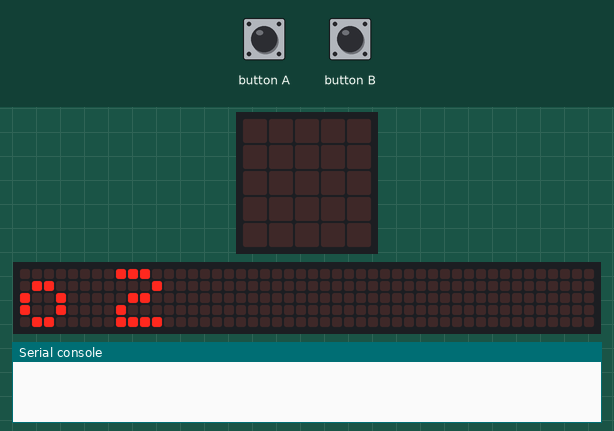
The program below on a simulated BBC micro:bit running MicroPython. Shown: the board's 5×5 LED display, a strip that is not on the board, showing the scrolling text unrolled, the last lines printed to the serial console. The inputs (shaded band) are chosen by the test bench. No radio messages arrive unless stated (any console line starting 'radio sent:' is added by the test bench); the 48×5 strip is a reading aid, not a part: it shows the text the display is scrolling, unrolled, one strip-width of it at a time.

Above: at 9.1 s.
10.4 s: button A pressed for 0.15 s
At 10.5 s:
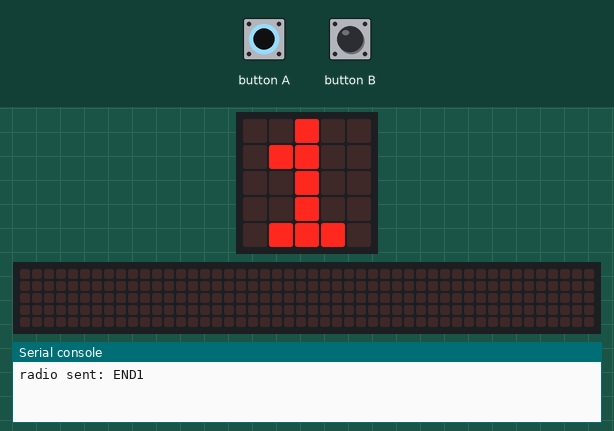
At 11.8 s:
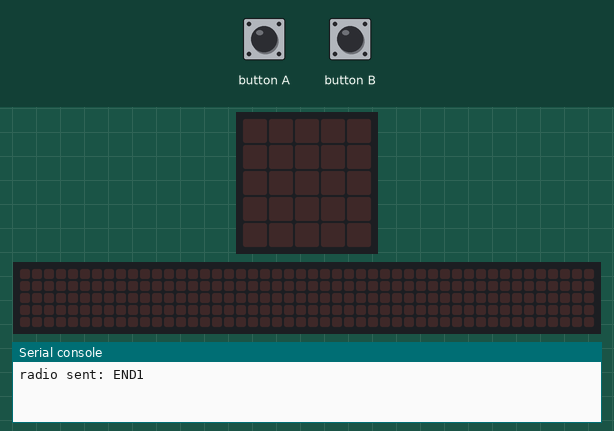
12.1 s: button B pressed for 0.15 s
At 12.2 s:
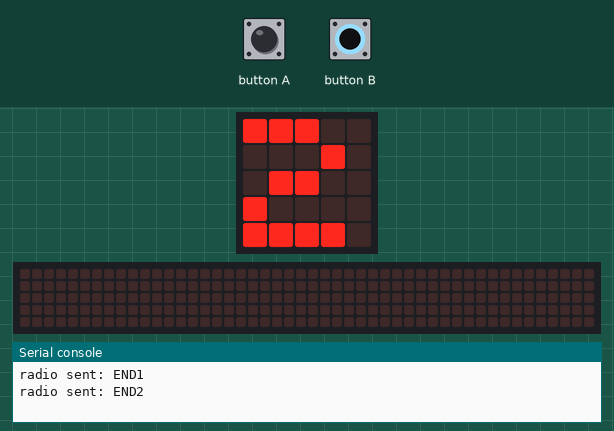
Timing chart, 0 to 15.1 s (numbered marks = the images above; inputs shaded):
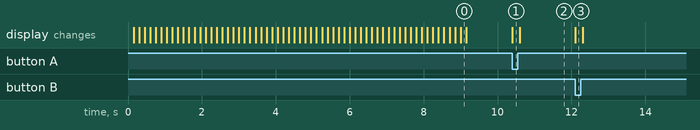

Measured:
- after the input at 10.4 s, the display: changes at once (image 1)
- after the input at 12.1 s, the display: changes at once (image 3)

The program:

End.py
```python
from microbit import *
import radio

#Send end radio to runners

GROUP = 188

radio.on()
radio.config(group=GROUP, power=7)

display.scroll("A to 1, B to 2")

while True:
    #End runner 1
    if button_a.was_pressed():
        radio.send("END1")
        display.show("1")
        sleep(200)
        display.clear()

    #End runner2
    if button_b.was_pressed():
        radio.send("END2")
        display.show("2")
        sleep(200)
        display.clear()
```
